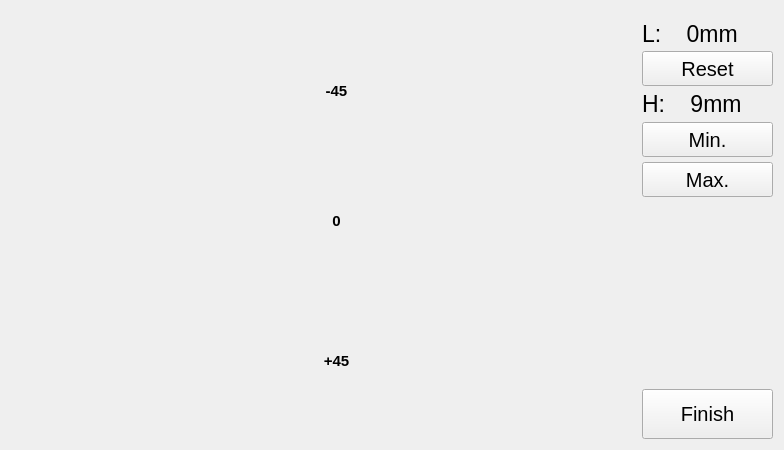
<?xml version="1.0" encoding="UTF-8"?>
<ui version="4.0">
 <class>Av17Page</class>
 <widget class="QWidget" name="Av17Page">
  <property name="geometry">
   <rect>
    <x>0</x>
    <y>0</y>
    <width>784</width>
    <height>450</height>
   </rect>
  </property>
  <property name="sizePolicy">
   <sizepolicy hsizetype="Expanding" vsizetype="Expanding">
    <horstretch>0</horstretch>
    <verstretch>0</verstretch>
   </sizepolicy>
  </property>
  <property name="windowTitle">
   <string>Form</string>
  </property>
  <property name="autoFillBackground">
   <bool>false</bool>
  </property>
  <layout class="QHBoxLayout" name="horizontalLayout">
   <item>
    <widget class="Av17Plot" name="widget_plot" native="true">
     <property name="sizePolicy">
      <sizepolicy hsizetype="Expanding" vsizetype="Expanding">
       <horstretch>0</horstretch>
       <verstretch>0</verstretch>
      </sizepolicy>
     </property>
     <property name="autoFillBackground">
      <bool>false</bool>
     </property>
     <widget class="QWidget" name="widget_channels_text" native="true">
      <property name="geometry">
       <rect>
        <x>255</x>
        <y>0</y>
        <width>141</width>
        <height>431</height>
       </rect>
      </property>
      <property name="sizePolicy">
       <sizepolicy hsizetype="Expanding" vsizetype="Expanding">
        <horstretch>0</horstretch>
        <verstretch>0</verstretch>
       </sizepolicy>
      </property>
      <widget class="QLabel" name="labelminus45">
       <property name="geometry">
        <rect>
         <x>10</x>
         <y>70</y>
         <width>121</width>
         <height>19</height>
        </rect>
       </property>
       <property name="sizePolicy">
        <sizepolicy hsizetype="Expanding" vsizetype="Preferred">
         <horstretch>0</horstretch>
         <verstretch>0</verstretch>
        </sizepolicy>
       </property>
       <property name="font">
        <font>
         <pointsize>11</pointsize>
         <weight>75</weight>
         <bold>true</bold>
        </font>
       </property>
       <property name="text">
        <string>-45</string>
       </property>
       <property name="scaledContents">
        <bool>true</bool>
       </property>
       <property name="alignment">
        <set>Qt::AlignCenter</set>
       </property>
      </widget>
      <widget class="QLabel" name="label0">
       <property name="geometry">
        <rect>
         <x>10</x>
         <y>200</y>
         <width>121</width>
         <height>20</height>
        </rect>
       </property>
       <property name="sizePolicy">
        <sizepolicy hsizetype="Expanding" vsizetype="Preferred">
         <horstretch>0</horstretch>
         <verstretch>0</verstretch>
        </sizepolicy>
       </property>
       <property name="font">
        <font>
         <pointsize>11</pointsize>
         <weight>75</weight>
         <bold>true</bold>
        </font>
       </property>
       <property name="text">
        <string>0</string>
       </property>
       <property name="scaledContents">
        <bool>true</bool>
       </property>
       <property name="alignment">
        <set>Qt::AlignCenter</set>
       </property>
      </widget>
      <widget class="QLabel" name="labelplus45">
       <property name="geometry">
        <rect>
         <x>10</x>
         <y>340</y>
         <width>121</width>
         <height>20</height>
        </rect>
       </property>
       <property name="sizePolicy">
        <sizepolicy hsizetype="Expanding" vsizetype="Preferred">
         <horstretch>0</horstretch>
         <verstretch>0</verstretch>
        </sizepolicy>
       </property>
       <property name="font">
        <font>
         <pointsize>11</pointsize>
         <weight>75</weight>
         <bold>true</bold>
        </font>
       </property>
       <property name="text">
        <string>+45</string>
       </property>
       <property name="scaledContents">
        <bool>true</bool>
       </property>
       <property name="alignment">
        <set>Qt::AlignCenter</set>
       </property>
      </widget>
     </widget>
    </widget>
   </item>
   <item>
    <widget class="QWidget" name="verticalWidget" native="true">
     <property name="sizePolicy">
      <sizepolicy hsizetype="Fixed" vsizetype="Expanding">
       <horstretch>0</horstretch>
       <verstretch>0</verstretch>
      </sizepolicy>
     </property>
     <property name="minimumSize">
      <size>
       <width>131</width>
       <height>0</height>
      </size>
     </property>
     <property name="maximumSize">
      <size>
       <width>131</width>
       <height>16777215</height>
      </size>
     </property>
     <layout class="QVBoxLayout" name="verticalLayout" stretch="0,1,0,1,1,0,0,1">
      <property name="spacing">
       <number>5</number>
      </property>
      <property name="sizeConstraint">
       <enum>QLayout::SetDefaultConstraint</enum>
      </property>
      <property name="leftMargin">
       <number>0</number>
      </property>
      <property name="topMargin">
       <number>0</number>
      </property>
      <property name="rightMargin">
       <number>0</number>
      </property>
      <property name="bottomMargin">
       <number>0</number>
      </property>
      <item>
       <widget class="QLabel" name="XLabel">
        <property name="minimumSize">
         <size>
          <width>0</width>
          <height>35</height>
         </size>
        </property>
        <property name="maximumSize">
         <size>
          <width>16777215</width>
          <height>25</height>
         </size>
        </property>
        <property name="font">
         <font>
          <pointsize>17</pointsize>
         </font>
        </property>
        <property name="text">
         <string>L:    0mm</string>
        </property>
       </widget>
      </item>
      <item>
       <widget class="QPushButton" name="ResetButton">
        <property name="minimumSize">
         <size>
          <width>0</width>
          <height>35</height>
         </size>
        </property>
        <property name="font">
         <font>
          <pointsize>15</pointsize>
         </font>
        </property>
        <property name="text">
         <string>Reset</string>
        </property>
       </widget>
      </item>
      <item>
       <widget class="QLabel" name="YLabel">
        <property name="maximumSize">
         <size>
          <width>16777215</width>
          <height>35</height>
         </size>
        </property>
        <property name="font">
         <font>
          <pointsize>17</pointsize>
         </font>
        </property>
        <property name="text">
         <string>H:    9mm</string>
        </property>
       </widget>
      </item>
      <item>
       <widget class="QPushButton" name="MinButton">
        <property name="minimumSize">
         <size>
          <width>0</width>
          <height>35</height>
         </size>
        </property>
        <property name="font">
         <font>
          <pointsize>15</pointsize>
         </font>
        </property>
        <property name="text">
         <string>Min.</string>
        </property>
       </widget>
      </item>
      <item>
       <widget class="QPushButton" name="MaxButton">
        <property name="minimumSize">
         <size>
          <width>0</width>
          <height>35</height>
         </size>
        </property>
        <property name="font">
         <font>
          <pointsize>15</pointsize>
         </font>
        </property>
        <property name="text">
         <string>Max.</string>
        </property>
       </widget>
      </item>
      <item>
       <widget class="Av17ScanProgress" name="A17ProgressWidget" native="true">
        <property name="sizePolicy">
         <sizepolicy hsizetype="Preferred" vsizetype="Expanding">
          <horstretch>0</horstretch>
          <verstretch>0</verstretch>
         </sizepolicy>
        </property>
       </widget>
      </item>
      <item>
       <spacer name="verticalSpacer">
        <property name="orientation">
         <enum>Qt::Vertical</enum>
        </property>
        <property name="sizeType">
         <enum>QSizePolicy::Preferred</enum>
        </property>
        <property name="sizeHint" stdset="0">
         <size>
          <width>20</width>
          <height>40</height>
         </size>
        </property>
       </spacer>
      </item>
      <item>
       <widget class="QPushButton" name="FinishButton">
        <property name="minimumSize">
         <size>
          <width>0</width>
          <height>50</height>
         </size>
        </property>
        <property name="font">
         <font>
          <pointsize>15</pointsize>
         </font>
        </property>
        <property name="focusPolicy">
         <enum>Qt::NoFocus</enum>
        </property>
        <property name="text">
         <string>Finish</string>
        </property>
       </widget>
      </item>
     </layout>
    </widget>
   </item>
  </layout>
 </widget>
 <customwidgets>
  <customwidget>
   <class>Av17Plot</class>
   <extends>QWidget</extends>
   <header>av17plot.h</header>
   <container>1</container>
  </customwidget>
  <customwidget>
   <class>Av17ScanProgress</class>
   <extends>QWidget</extends>
   <header>av17page.h</header>
   <container>1</container>
  </customwidget>
 </customwidgets>
 <resources/>
 <connections/>
</ui>
